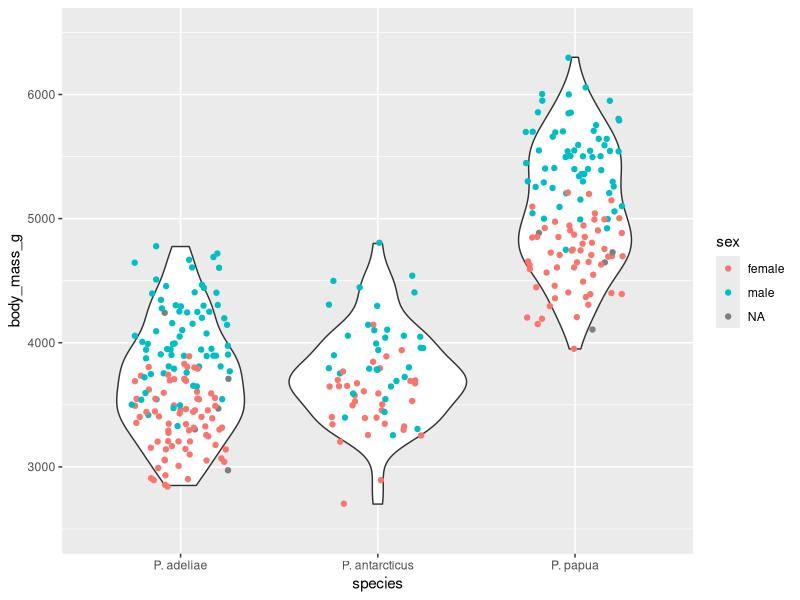
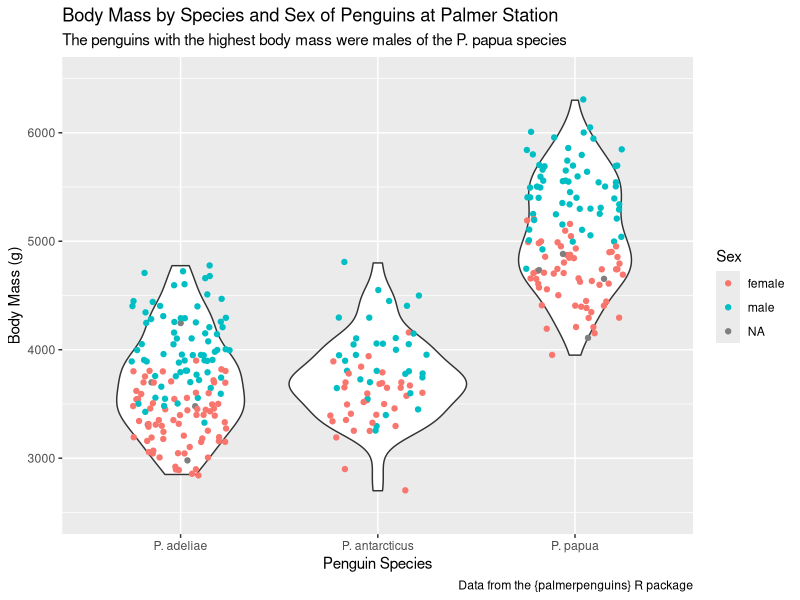
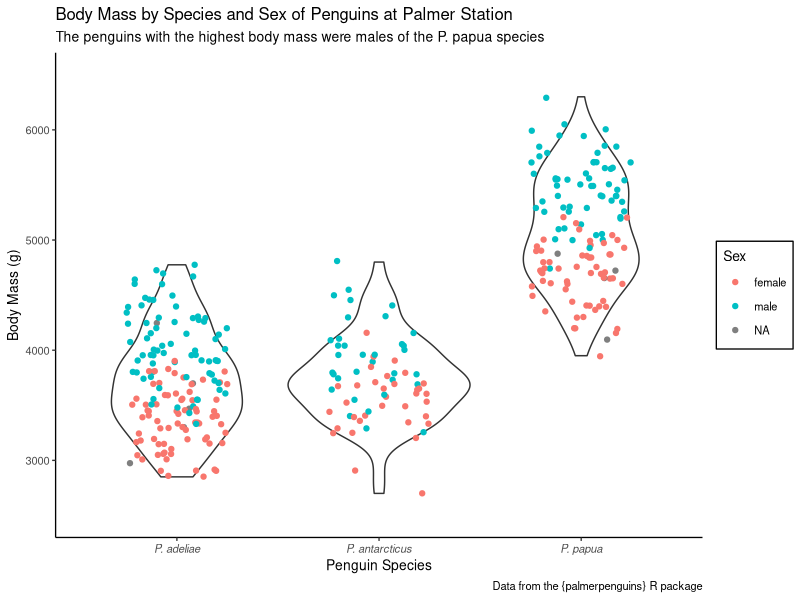

Here is the R script that generated these plots, in order:
## ---- chunk 1
#| message: false
#| warning: false

library(tidyverse)
library(palmerpenguins)

ggplot(penguins, aes(x = species, y = body_mass_g)) +
  geom_violin() + 
  geom_jitter(width = 0.25, aes(color = sex)) +
  scale_y_continuous(limits = c(2500, 6500)) +
  scale_x_discrete(
    labels = c(
      "Adelie" = "P. adeliae",
      "Chinstrap" = "P. antarcticus",
      "Gentoo" = "P. papua"
    )
  )
## ---- chunk 2
#| message: false
#| warning: false

ggplot(penguins, aes(x = species, y = body_mass_g)) +
  geom_violin() + 
  geom_jitter(width = 0.25, aes(color = sex)) +
  scale_y_continuous(limits = c(2500, 6500)) +
  scale_x_discrete(
    labels = c(
      "Adelie" = "P. adeliae",
      "Chinstrap" = "P. antarcticus",
      "Gentoo" = "P. papua"
    )
  ) +
  labs(
    x = "Penguin Species",
    y = "Body Mass (g)",
    color = "Sex",
    title = "Body Mass by Species and Sex of Penguins at Palmer Station",
    subtitle = "The penguins with the highest body mass were males of the P. papua species",
    caption = "Data from the {palmerpenguins} R package"
  )
## ---- chunk 3
#| message: false
#| warning: false

ggplot(penguins, aes(x = species, y = body_mass_g)) +
  geom_violin() + 
  geom_jitter(width = 0.25, aes(color = sex)) +
  scale_y_continuous(limits = c(2500, 6500)) +
  scale_x_discrete(
    labels = c(
      "Adelie" = "P. adeliae",
      "Chinstrap" = "P. antarcticus",
      "Gentoo" = "P. papua"
    )
  ) +
  labs(
    x = "Penguin Species",
    y = "Body Mass (g)",
    color = "Sex",
    title = "Body Mass by Species and Sex of Penguins at Palmer Station",
    subtitle = "The penguins with the highest body mass were males of the P. papua species",
    caption = "Data from the {palmerpenguins} R package"
  ) +
  theme_classic(base_size = 10) +
  theme(
    axis.text.x = element_text(face = "italic"),
    legend.background = element_rect(color = "black")
  )
